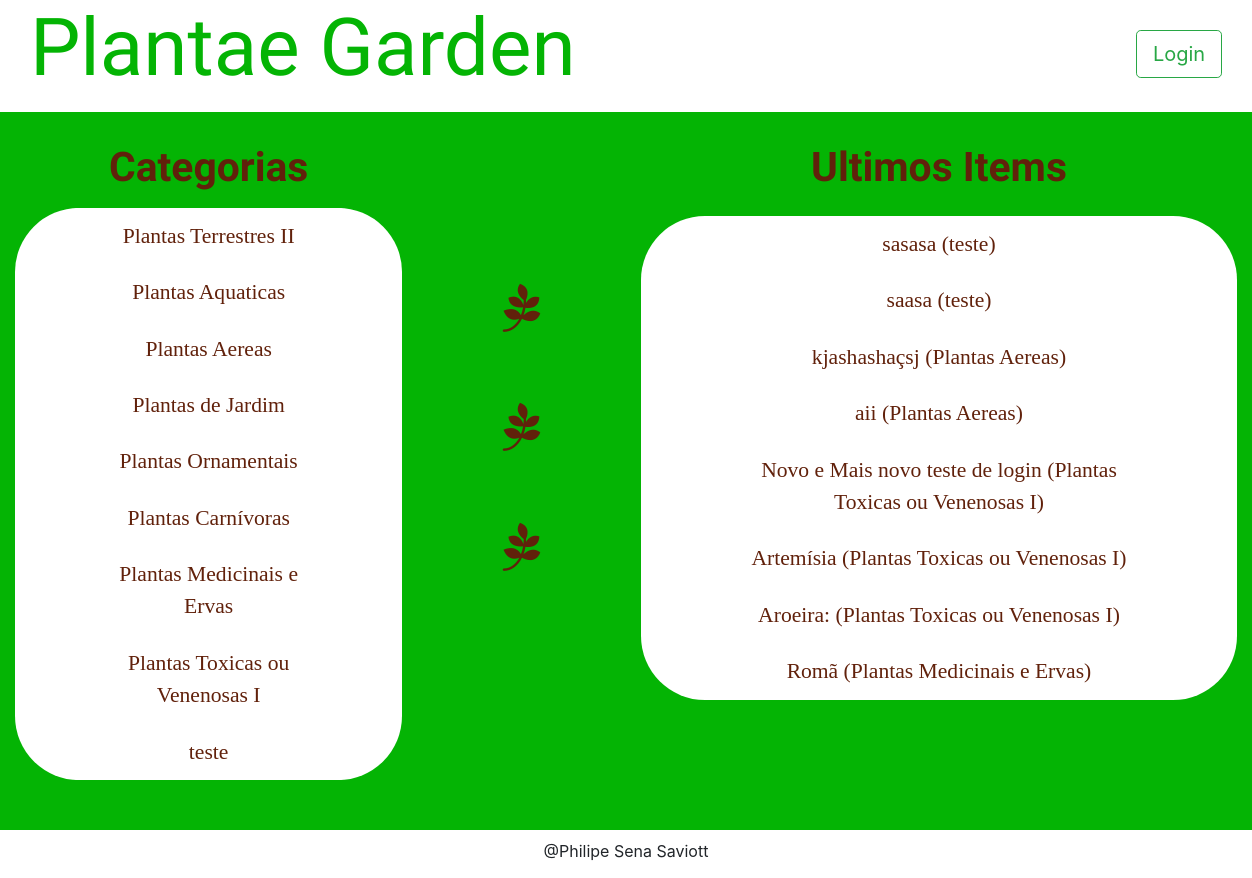
Page /category on the earlier database version.
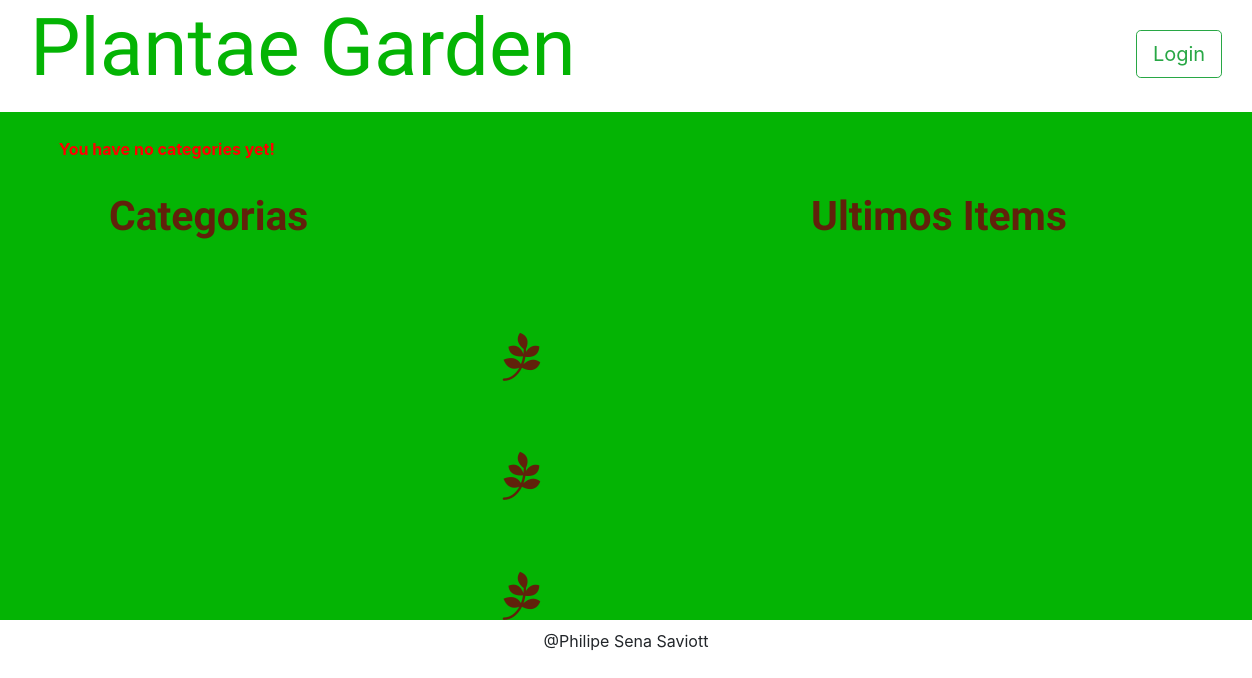
Same page on the later database version.
### models.py (models this page shows, shortened)
class Category(Base):
    __tablename__ = 'category'
    id = Column(Integer, primary_key=True)
    name = Column(String(50), nullable=False)
    user_id = Column(Integer, ForeignKey('user.id'))
    user = relationship(User)

class Item(Base):
    __tablename__ = 'item'
    id = Column(Integer, primary_key=True)
    name = Column(String(50), nullable=False)
    description = Column(String(1000), nullable=False)
    category_id = Column(Integer, ForeignKey('category.id'))
    category = relationship(Category)
    user_id = Column(Integer, ForeignKey('user.id'))
    user = relationship(User)

### application.py (the view, shortened to what this page needs)
@app.route('/')
@app.route('/category')
def catalogFunction():
    category = session.query(Category)
    items = session.query(Item).filter_by(
        category_id=Item.category_id).order_by(Item.id.desc()).limit(8).all()
    if 'username' not in login_session:
        if category.count() == 0:
            flash("You have no categories yet!")
            return render_template(
                'publicCatalog.html', plantas=category, itemName=items)
        else:
            return render_template(
                'publicCatalog.html', plantas=category, itemName=items)

### templates/publicCatalog.html
{% extends "main.html" %}
{% block content %}
{% include "header.html" %}
    <div class="row main-body">
        {% with messages = get_flashed_messages() %}
        {% if messages %}
        {% for message in messages %}
        <p class="col-md-12 flash"><strong>{{message}}</strong></p>
        {% endfor %}
        {% endif %}
        {% endwith %}
    </div>
    <section class="row main-body">
      <div id="item-description" class="col-md-4">
        <h2 class="cat-title">Categorias</h2>
        <div class="cat-all-list">
          {% for i in plantas %}
            <div class="list-group cat-list">
              <a href="{{ url_for('categoryFunction', category_id=i.id)}}" class="list-group-item">{{ i.name }}</a>
            </div>
          {% endfor %}
        </div>
      </div>
      <ul class="col-md-2 tree-list">
        <li><i class="fa fa-pagelines"></i></li>
        <li><i class="fa fa-pagelines"></i></li>
        <li><i class="fa fa-pagelines"></i></li>
      </ul>
      <div id="item-description" class="col-md-6">
        <h2 class="cat-title">Ultimos Items</h2>
        <div class="cat-all-list">
          {% for i in itemName %}
            <div class="list-group cat-list">
              <a href="{{ url_for('itemFunction', category_id=i.category.id, item_id=i.id)}}" class="list-group-item">{{ i.name }} ({{ i.category.name }})</a>
            </div>
          {% endfor %}
        </div>
      </div>
    </section>
{% endblock %}

### templates/main.html (shortened to what this page needs)
<!DOCTYPE html>
<html lang="pt-br">
  <head>
    <link href="//maxcdn.bootstrapcdn.com/font-awesome/4.7.0/css/font-awesome.min.css" rel="stylesheet">
    <link rel="stylesheet" href="https://stackpath.bootstrapcdn.com/bootstrap/4.3.1/css/bootstrap.min.css">
    <link href="https://fonts.googleapis.com/css?family=Raleway&display=swap" rel="stylesheet">     <link rel="stylesheet" href="{{ url_for('static', filename='styles.css') }}" />
    <link rel="stylesheet" href="static/media.css">
  </head>
  <body>
    <div class="container-fluid wrapper">
      {% block content %}
      {% endblock %}
      {% include "footer.html" %}
    </div>
  </body>
</html>

### templates/header.html
<header id="top-header" class="row">
  <div class="col-md-6">
    <a href="{{url_for('catalogFunction')}}">
      <h1 class="appName">Plantae Garden</h1>
    </a>
  </div>
  <div class="col-md-6 text-right log-but">
    {%if 'username' not in session %}
      <a href="{{url_for('showLogin')}}"><button type="button"  id="log-in-out-button" class="btn btn-outline-success btn-lg">Login</button></a>
    {% else %}
      <a href="{{url_for('disconnect')}}"><button type="button"  id="log-in-out-button" class="btn btn-outline-danger btn-lg">Logout</button></a>
    {% endif %}
  </div>
</header>

### templates/footer.html
<footer class="row main-footer">
  <div class="col-md-12 name-footer">
    @Philipe Sena Saviott
  </div>
</footer>

### static/styles.css (style rules this page uses)
a:hover, a:visited, a:link, a:active { text-decoration: none; }
#top-header { height: 7em; }
#log-in-out-button { float: right; margin: 5% 2.5% 0 0; }
#item-description { margin: 2.5% 0 4% 0; }
.appName { font-family: 'Amatic SC', cursive; font-size: 500%; color: #04B404; margin:0 0 0 2.5%; }
.main-body { background-color: #04B404; }
.main-footer { height: 3em; }
.name-footer { text-align: center; margin: 0.75% 0 0 0; }
.cat-title { text-align:center; margin-bottom: 4%; font-family: 'Raleway', sans-serif; font-size: 255%; color: #61210B; font-weight: bold; }
.tree-list { margin: 8% 0 0 0; list-style: none; color: #61210B; text-align: center; }
.tree-list .fa-pagelines { margin: 40% 0 0 0; font-size: 300%; }
.flash { color: red; margin: 2% 0 0 3.5%; }

Differences in the rows shown:
removed Category: name "Plantas Terrestres II"
removed Category: name "Plantas Aquaticas"
removed Category: name "Plantas Aereas"
removed Category: name "Plantas de Jardim"
removed Category: name "Plantas Ornamentais"
removed Category: name "Plantas Carnívoras"
removed Category: name "Plantas Medicinais e Ervas"
removed Category: name "Plantas Toxicas ou Venenosas I"
removed Category: name "teste"
removed Item: name "sasasa", category.name "teste"
removed Item: name "saasa", category.name "teste"
removed Item: name "kjashashaçsj", category.name "Plantas Aereas"
removed Item: name "aii", category.name "Plantas Aereas"
removed Item: name "Novo e Mais novo teste de login", category.name "Plantas Toxicas ou Venenosas I"
removed Item: name "Artemísia", category.name "Plantas Toxicas ou Venenosas I"
removed Item: name "Aroeira:", category.name "Plantas Toxicas ou Venenosas I"
removed Item: name "Romã", category.name "Plantas Medicinais e Ervas"
Other differences:
new list line: "You have no categories yet!"
